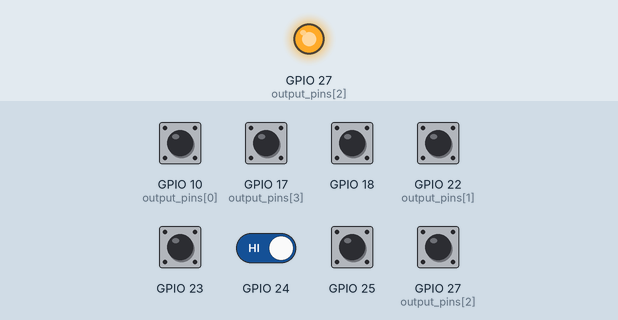
Recording of a program running on a simulated Raspberry Pi (BCM pin numbers). Shown: output pins drawn as LEDs (lit = HIGH). Inputs (shaded band) come from the test bench; at power-on: GPIO 10 (output_pins[0]), GPIO 17 (output_pins[3]), GPIO 18, GPIO 22 (output_pins[1]), GPIO 23–25, GPIO 27 (output_pins[2]) HIGH. Parts the program declares active-low are drawn by pin level, so they are really on while drawn off; what the program prints to the terminal is not drawn.

Above: at 1.2 s.
1.3 s: GPIO 18 pulled LOW for 0.15 s
2.9 s: GPIO 23 pulled LOW for 0.15 s
4.5 s: GPIO 18 driven LOW and GPIO 24 driven LOW
6.0 s: GPIO 23 pulled LOW for 0.15 s
Timing chart, 0 to 8.9 s (numbered marks = the images above; inputs shaded):
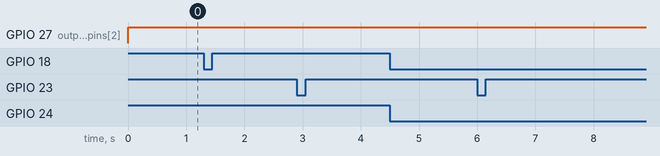

The program:

keypad2.py
```python
import time
from gpiozero import InputDevice, OutputDevice

output_pins = [10, 22, 27, 17]
input_pins = [18, 23, 24, 25]

inputs = list(map(lambda pin: InputDevice(pin, pull_up=True), input_pins))
outputs = list(map(lambda pin: InputDevice(pin, pull_up=True), output_pins))

mapping = [
    ['1', '2', '3', 'A'],
    ['4', '5', '6', 'B'],
    ['7', '8', '9', 'C'],
    ['*', '0', '#', 'D'],
]

pressed = set([])

while True:
    for o in range(4):
        outputs[o].close()
        tmp = OutputDevice(output_pins[o], active_high=False)
        tmp.on()
        for i in range(4):
            key = mapping[i][o]
            if inputs[i].is_active:
                if key == '':
                    continue
                if key not in pressed:
                    print(key)
                    pressed.add(key)
            else:
                if key in pressed:
                    pressed.remove(key)

        tmp.close()
        outputs[o] = InputDevice(output_pins[o], pull_up=True)
    time.sleep(0.02)
```
